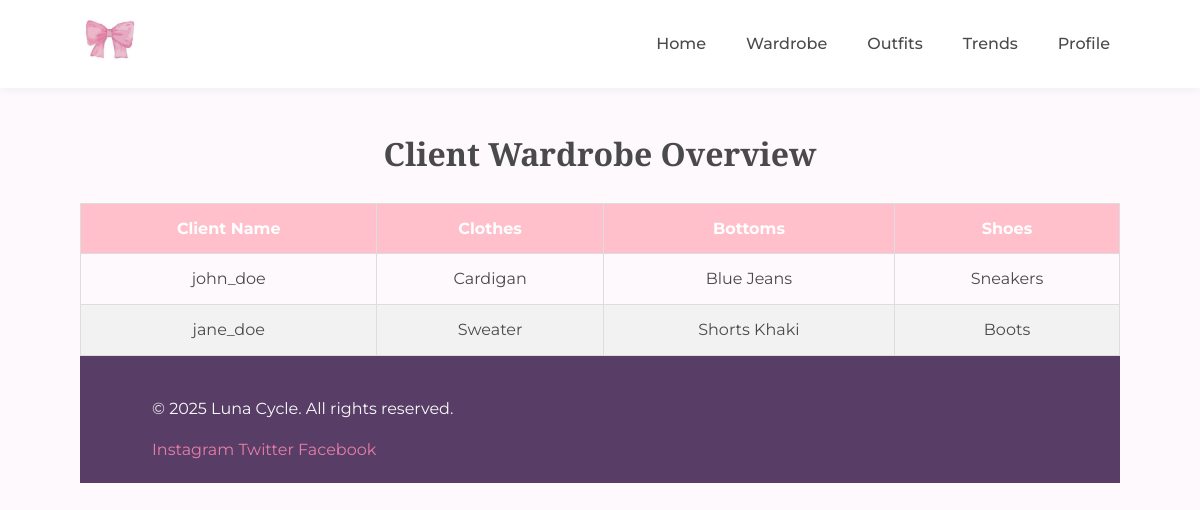
Screenshot of /view/client_list.php with the database file from the repository.
### tables this page shows
CREATE TABLE `users` (
  `id` int NOT NULL,
  `username` varchar(50) NOT NULL,
  `email` varchar(100) NOT NULL,
  `photo_clothes` varchar(255) DEFAULT NULL,
  `photo_bottoms` varchar(255) DEFAULT NULL,
  `photo_shoes` varchar(255) DEFAULT NULL
);

### Config/db.php (called while the page is built, shortened)
<?php
class Database {
    private $host = "localhost";
    private $username = "root";
    private $password = "";
    private $dbname = "db_outfit";
    public function __construct() {
        try {
            $this->conn = new PDO("mysql:host=$this->host;dbname=$this->dbname", $this->username, $this->password);
        } catch (PDOException $e) {
            echo "Connection failed: " . $e->getMessage();
        }
    }
}
?>

### class/User.php (called while the page is built, shortened)
<?php
class User {
    private $db;
    public function __construct() {
        $this->db = (new Database())->conn;
    }
    public function readAllUsersWithWardrobe() {
        $query = "
            SELECT
                u.id, u.username,
                (SELECT c.item_name FROM clothes c WHERE c.user_id = u.id ORDER BY c.id DESC LIMIT 1) AS clothes_name,
                (SELECT b.item_name FROM bottoms b WHERE b.user_id = u.id ORDER BY b.id DESC LIMIT 1) AS bottoms_name,
                (SELECT s.item_name FROM shoes s WHERE s.user_id = u.id ORDER BY s.id DESC LIMIT 1) AS shoes_name
            FROM users u
        ";
        $stmt = $this->db->prepare($query);
        $stmt->execute();
        return $stmt;
    }
}
?>

### view/client_list.php (the view, shortened to what this page needs)
<?php
include_once '../config/db.php';
include_once '../class/User.php';
$user = new User();
$stmt = $user->readAllUsersWithWardrobe();
$clients = $stmt->fetchAll(PDO::FETCH_ASSOC);
include 'header.php';
?>
<section class="client-list">
    <h2>Client Wardrobe Overview</h2>
    <table class="styled-table">
        <thead>
            <tr>
                <th>Client Name</th>
                <th>Clothes</th>
                <th>Bottoms</th>
                <th>Shoes</th>
            </tr>
        </thead>
        <tbody>
            <?php foreach ($clients as $client): ?>
                <tr>
                    <td><?= htmlspecialchars($client['username']); ?></td>
                    <td><?= htmlspecialchars($client['clothes_name'] ?? '—'); ?></td>
                    <td><?= htmlspecialchars($client['bottoms_name'] ?? '—'); ?></td>
                    <td><?= htmlspecialchars($client['shoes_name'] ?? '—'); ?></td>
                </tr>
            <?php endforeach; ?>
        </tbody>
    </table>
</section>
<?php include 'footer.php'; ?>

### assets/style.css (style rules this page uses)
:root { --primary-color: #f6a6c1; --primary-dark: #e67ea6; --secondary-color: #a6c1f6; --accent-color: #f1d0e3; --text-color: #4a4a4a; --light-text: #8a8a8a; --background-color: #fef9fc; --card-background: #ffffff; --footer-background: #583e67; --footer-text: #f9f9f9; --border-radius: 8px; --box-shadow: 0 2px 10px rgba(0, 0, 0, 0.05); }
* { margin: 0; padding: 0; box-sizing: border-box; }
body { font-family: 'Montserrat', sans-serif; color: var(--text-color); background-color: var(--background-color); line-height: 1.6; }
h1, h2, h3, h4, h5, h6 { font-family: 'Playfair Display', serif; font-weight: 700; margin-bottom: 1rem; }
h2 { font-size: 2rem; margin-bottom: 1.5rem; text-align: center; }
.styled-table { width: 100%; border-collapse: collapse; margin-top: 20px; }
.styled-table th, .styled-table td { padding: 12px; text-align: center; border: 1px solid #ddd; }
.styled-table th { background-color: #FFC0CB; color: white; }
.styled-table tr:nth-child(even) { background-color: #f2f2f2; }

### rows the page displays
users: username "john_doe", clothes_name "Cardigan", bottoms_name "Blue Jeans", shoes_name "Sneakers"
users: username "jane_doe", clothes_name "Sweater", bottoms_name "Shorts Khaki", shoes_name "Boots"
